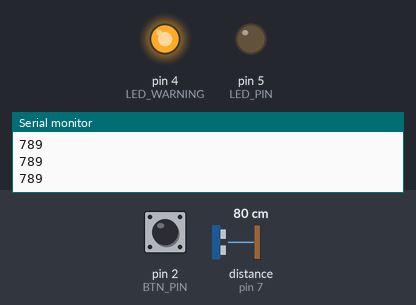
A program run on a simulated Arduino Uno, built with avr-gcc and run on an emulated ATmega328P. Parts: output pins drawn as LEDs (lit = HIGH), the last lines printed to the serial monitor. Wiring (inferred from the names in the program): ultrasonic range finder: trigger pin 3; echo pin 7. The inputs (shaded band) are chosen by the test bench; at power-on: distance to the obstacle (sensor on pin 7) 80 cm, pin 2 (BTN_PIN) HIGH. The echo pulse lasts 58.3 µs per cm; pins used as bus, display or sensor lines are not drawn.

Above: at 1.2 s.
1.3 s: distance to the obstacle (sensor on pin 7) set to 66 cm
2.8 s: distance to the obstacle (sensor on pin 7) set to 57 cm
At 3.6 s:
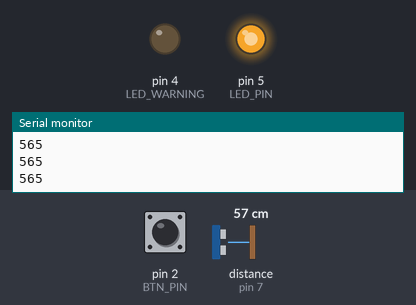
4.3 s: distance to the obstacle (sensor on pin 7) set to 18 cm
At 4.7 s:
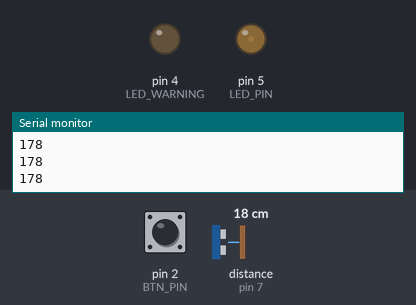
5.8 s: distance to the obstacle (sensor on pin 7) set to 35 cm
At 7.2 s:
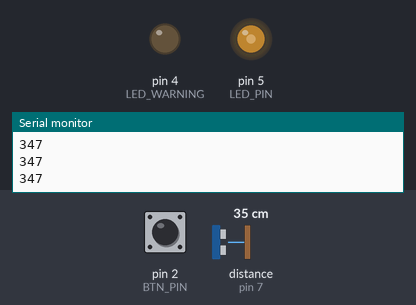
Timing chart, 0 to 8.3 s (numbered marks = the images above; inputs shaded):
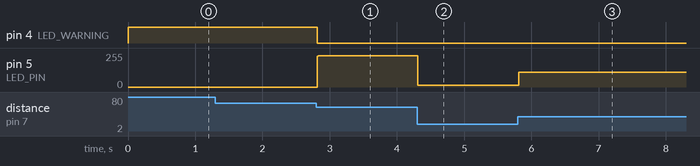

Measured:
- the behaviour switches between 61 and 60 cm on distance to the obstacle (sensor on pin 7) (found by bisection; images 0 and 1)
- after the input at 2.8 s, pin 4 (LED_WARNING): HIGH → LOW at once; pin 5 (LED_PIN): 0/255 → 235/255 at once
- after the input at 4.3 s, pin 5 (LED_PIN): 235/255 → 15/255 at once
- after the input at 5.8 s, pin 5 (LED_PIN): 15/255 → 111/255 at once

The program:

main.cpp
```cpp
#include <Arduino.h>
#include "common.h"

byte led_value = 0;
unsigned long recv_buf = 0;
unsigned long length_mm = 0;

#define TRIG_PIN 3
#define ECHO_PIN 7
#define LED_PIN 5
#define LED_WARNING 4
#define BTN_PIN 2


#ifdef __AVR_ATmega328P__
    #define IR_PIN A3
#else
    #define IR_PIN A0
#endif

volatile bool btn_state = false;


void interrupt_change_state(void){
  btn_state = !btn_state;
}


int ir_data;

void setup(void)
{
  Serial.begin(9600);

  pinMode(TRIG_PIN, OUTPUT);
  pinMode(ECHO_PIN, INPUT);
  pinMode(LED_PIN, OUTPUT);
  pinMode(LED_WARNING, OUTPUT);
  pinMode(BTN_PIN, INPUT_PULLUP);
  pinMode(IR_PIN, INPUT);
  attachInterrupt(digitalPinToInterrupt(BTN_PIN), interrupt_change_state, FALLING);

}

void loop()
{
  if(btn_state){
    ir_data = analogRead(IR_PIN);
    Serial.println(106500.8 * pow(ir_data,-0.935) - 10);

    delay(10);

  }else{
    digitalWrite(TRIG_PIN, HIGH);
    delayMicroseconds(50);
    digitalWrite(TRIG_PIN, LOW);

    recv_buf = pulseIn(ECHO_PIN, HIGH);
    if(recv_buf > 1 && recv_buf < 60000){
      length_mm = recv_buf*0.34/2;
      // Serial.print("length (mm): ");
      Serial.println(length_mm, DEC);
      // Serial.print(hovercraft::whitespace);
      // Serial.write(CARRIAGE_RETURN);


      led_value = hovercraft::map(length_mm, 150, 600,0, 255);

      analogWrite(LED_PIN, led_value);

      digitalWrite(LED_WARNING, led_value == 0);
      delay(10);

    }
  }
}
```

pin_manip.cpp
```cpp
#include <Arduino.h>
// 0/1

// DDRx: Setting INPUT/OUTPUT into pins

// DDRD = pin 0 to 7
// DDRB = pin 8 to 13
// DDRC = pin 0 to 7

// PORTx: Writing LOW/HIGH into pins


// Timer:

// outputDutyCycle = 60;
// pwmFrequency = (F_CPU / (timer1Prescaler)) - 1;
// dutyCycleDivisor = 100 / outputDutyCycle;
// pwmValueWithDutyCycle = pwmFrequency  / dutyCycleDivisor;

// ICR1 = (uint16_t)pwmFrequency;
// OCR1A = (uint16_t)pwmValueWithDutyCycle

// int main(){
//     init();

//     DDRD |= (1 << PD5);
//     DDRD |= (1 << PD4);

//     TCCR2A = _BV(COM2A0) | _BV(COM2B1) | _BV(WGM20);
//     TCCR2B = _BV(WGM22) | _BV(CS22);
//     OCR0B = 180;


//     while(true){
//         PORTD |= (1 << PD5);
//         PORTD |= (1 << PD4);
//     }


//     return 0;
// }
```
